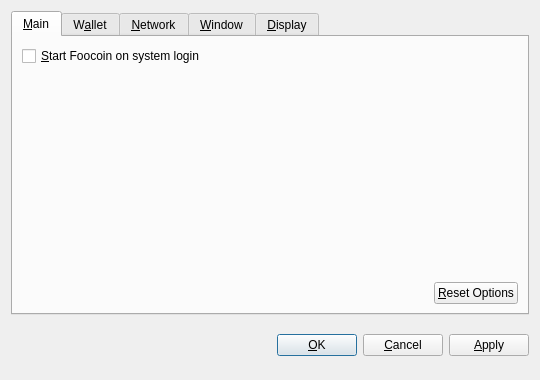
<?xml version="1.0" encoding="UTF-8"?>
<ui version="4.0">
 <class>OptionsDialog</class>
 <widget class="QDialog" name="OptionsDialog">
  <property name="geometry">
   <rect>
    <x>0</x>
    <y>0</y>
    <width>540</width>
    <height>380</height>
   </rect>
  </property>
  <property name="windowTitle">
   <string>Options</string>
  </property>
  <property name="modal">
   <bool>true</bool>
  </property>
  <layout class="QVBoxLayout" name="verticalLayout">
   <item>
    <widget class="QTabWidget" name="tabWidget">
     <property name="tabPosition">
      <enum>QTabWidget::North</enum>
     </property>
     <property name="currentIndex">
      <number>0</number>
     </property>
     <widget class="QWidget" name="tabMain">
      <attribute name="title">
       <string>&amp;Main</string>
      </attribute>
      <layout class="QVBoxLayout" name="verticalLayout_Main">
       <item>
        <widget class="QCheckBox" name="bitcoinAtStartup">
         <property name="toolTip">
          <string>Automatically start Foocoin after logging in to the system.</string>
         </property>
         <property name="text">
          <string>&amp;Start Foocoin on system login</string>
         </property>
        </widget>
       </item>
       <item>
        <spacer name="verticalSpacer_Main">
         <property name="orientation">
          <enum>Qt::Vertical</enum>
         </property>
         <property name="sizeHint" stdset="0">
          <size>
           <width>20</width>
           <height>40</height>
          </size>
         </property>
        </spacer>
       </item>
       <item>
        <layout class="QHBoxLayout" name="horizontalLayout_2_Main">
         <item>
          <spacer name="horizontalSpacer_2_Main">
           <property name="orientation">
            <enum>Qt::Horizontal</enum>
           </property>
           <property name="sizeHint" stdset="0">
            <size>
             <width>40</width>
             <height>20</height>
            </size>
           </property>
          </spacer>
         </item>
         <item>
          <widget class="QPushButton" name="resetButton">
           <property name="toolTip">
            <string>Reset all client options to default.</string>
           </property>
           <property name="text">
            <string>&amp;Reset Options</string>
           </property>
           <property name="autoDefault">
            <bool>false</bool>
           </property>
          </widget>
         </item>
        </layout>
       </item>
      </layout>
     </widget>
     <widget class="QWidget" name="tabWallet">
      <attribute name="title">
       <string>W&amp;allet</string>
      </attribute>
      <layout class="QVBoxLayout" name="verticalLayout_Network">
       <item>
        <widget class="QLabel" name="transactionFeeInfoLabel">
         <property name="text">
          <string>Optional transaction fee per kB that helps make sure your transactions are processed quickly. Most transactions are 1 kB.</string>
         </property>
         <property name="textFormat">
          <enum>Qt::PlainText</enum>
         </property>
         <property name="wordWrap">
          <bool>true</bool>
         </property>
        </widget>
       </item>
       <item>
        <layout class="QHBoxLayout" name="horizontalLayout_1_Main">
         <item>
          <widget class="QLabel" name="transactionFeeLabel">
           <property name="text">
            <string>Pay transaction &amp;fee</string>
           </property>
           <property name="textFormat">
            <enum>Qt::PlainText</enum>
           </property>
           <property name="buddy">
            <cstring>transactionFee</cstring>
           </property>
          </widget>
         </item>
         <item>
          <widget class="BitcoinAmountField" name="transactionFee"/>
         </item>
         <item>
          <spacer name="horizontalSpacer_1_Main">
           <property name="orientation">
            <enum>Qt::Horizontal</enum>
           </property>
           <property name="sizeHint" stdset="0">
            <size>
             <width>40</width>
             <height>20</height>
            </size>
           </property>
          </spacer>
         </item>
        </layout>
       </item>
       <item>
        <widget class="QLabel" name="label">
         <property name="text">
          <string>If you disable the spending of unconfirmed change, the change from a transaction cannot be used until that transaction has at least one confirmation. This also affects how your balance is computed.</string>
         </property>
         <property name="wordWrap">
          <bool>true</bool>
         </property>
        </widget>
       </item>
       <item>
        <widget class="QCheckBox" name="spendZeroConfChange">
         <property name="text">
          <string>Spend unconfirmed change  (experts only)</string>
         </property>
        </widget>
       </item>
       <item>
        <spacer name="verticalSpacer">
         <property name="orientation">
          <enum>Qt::Vertical</enum>
         </property>
         <property name="sizeHint" stdset="0">
          <size>
           <width>20</width>
           <height>40</height>
          </size>
         </property>
        </spacer>
       </item>
      </layout>
     </widget>
     <widget class="QWidget" name="tabNetwork">
      <attribute name="title">
       <string>&amp;Network</string>
      </attribute>
      <layout class="QVBoxLayout" name="verticalLayout_Network">
       <item>
        <widget class="QCheckBox" name="mapPortUpnp">
         <property name="toolTip">
          <string>Automatically open the Foocoin client port on the router. This only works when your router supports UPnP and it is enabled.</string>
         </property>
         <property name="text">
          <string>Map port using &amp;UPnP</string>
         </property>
        </widget>
       </item>
       <item>
        <widget class="QCheckBox" name="connectSocks">
         <property name="toolTip">
          <string>Connect to the Foocoin network through a SOCKS proxy (e.g. when connecting through Tor).</string>
         </property>
         <property name="text">
          <string>&amp;Connect through SOCKS proxy:</string>
         </property>
        </widget>
       </item>
       <item>
        <layout class="QHBoxLayout" name="horizontalLayout_Network">
         <item>
          <widget class="QLabel" name="proxyIpLabel">
           <property name="text">
            <string>Proxy &amp;IP:</string>
           </property>
           <property name="textFormat">
            <enum>Qt::PlainText</enum>
           </property>
           <property name="buddy">
            <cstring>proxyIp</cstring>
           </property>
          </widget>
         </item>
         <item>
          <widget class="QValidatedLineEdit" name="proxyIp">
           <property name="maximumSize">
            <size>
             <width>140</width>
             <height>16777215</height>
            </size>
           </property>
           <property name="toolTip">
            <string>IP address of the proxy (e.g. 127.0.0.1)</string>
           </property>
          </widget>
         </item>
         <item>
          <widget class="QLabel" name="proxyPortLabel">
           <property name="text">
            <string>&amp;Port:</string>
           </property>
           <property name="textFormat">
            <enum>Qt::PlainText</enum>
           </property>
           <property name="buddy">
            <cstring>proxyPort</cstring>
           </property>
          </widget>
         </item>
         <item>
          <widget class="QLineEdit" name="proxyPort">
           <property name="maximumSize">
            <size>
             <width>55</width>
             <height>16777215</height>
            </size>
           </property>
           <property name="toolTip">
            <string>Port of the proxy (e.g. 9050)</string>
           </property>
          </widget>
         </item>
         <item>
          <widget class="QLabel" name="socksVersionLabel">
           <property name="text">
            <string>SOCKS &amp;Version:</string>
           </property>
           <property name="textFormat">
            <enum>Qt::PlainText</enum>
           </property>
           <property name="buddy">
            <cstring>socksVersion</cstring>
           </property>
          </widget>
         </item>
         <item>
          <widget class="QValueComboBox" name="socksVersion">
           <property name="toolTip">
            <string>SOCKS version of the proxy (e.g. 5)</string>
           </property>
          </widget>
         </item>
         <item>
          <spacer name="horizontalSpacer_Network">
           <property name="orientation">
            <enum>Qt::Horizontal</enum>
           </property>
           <property name="sizeHint" stdset="0">
            <size>
             <width>40</width>
             <height>20</height>
            </size>
           </property>
          </spacer>
         </item>
        </layout>
       </item>
       <item>
        <spacer name="verticalSpacer_Network">
         <property name="orientation">
          <enum>Qt::Vertical</enum>
         </property>
         <property name="sizeHint" stdset="0">
          <size>
           <width>20</width>
           <height>40</height>
          </size>
         </property>
        </spacer>
       </item>
      </layout>
     </widget>
     <widget class="QWidget" name="tabWindow">
      <attribute name="title">
       <string>&amp;Window</string>
      </attribute>
      <layout class="QVBoxLayout" name="verticalLayout_Window">
       <item>
        <widget class="QCheckBox" name="minimizeToTray">
         <property name="toolTip">
          <string>Show only a tray icon after minimizing the window.</string>
         </property>
         <property name="text">
          <string>&amp;Minimize to the tray instead of the taskbar</string>
         </property>
        </widget>
       </item>
       <item>
        <widget class="QCheckBox" name="minimizeOnClose">
         <property name="toolTip">
          <string>Minimize instead of exit the application when the window is closed. When this option is enabled, the application will be closed only after selecting Quit in the menu.</string>
         </property>
         <property name="text">
          <string>M&amp;inimize on close</string>
         </property>
        </widget>
       </item>
       <item>
        <spacer name="verticalSpacer_Window">
         <property name="orientation">
          <enum>Qt::Vertical</enum>
         </property>
         <property name="sizeHint" stdset="0">
          <size>
           <width>20</width>
           <height>40</height>
          </size>
         </property>
        </spacer>
       </item>
      </layout>
     </widget>
     <widget class="QWidget" name="tabDisplay">
      <attribute name="title">
       <string>&amp;Display</string>
      </attribute>
      <layout class="QVBoxLayout" name="verticalLayout_Display">
       <item>
        <layout class="QHBoxLayout" name="horizontalLayout_1_Display">
         <item>
          <widget class="QLabel" name="langLabel">
           <property name="text">
            <string>User Interface &amp;language:</string>
           </property>
           <property name="textFormat">
            <enum>Qt::PlainText</enum>
           </property>
           <property name="buddy">
            <cstring>lang</cstring>
           </property>
          </widget>
         </item>
         <item>
          <widget class="QValueComboBox" name="lang">
           <property name="toolTip">
            <string>The user interface language can be set here. This setting will take effect after restarting Foocoin.</string>
           </property>
          </widget>
         </item>
        </layout>
       </item>
       <item>
        <layout class="QHBoxLayout" name="horizontalLayout_2_Display">
         <item>
          <widget class="QLabel" name="unitLabel">
           <property name="text">
            <string>&amp;Unit to show amounts in:</string>
           </property>
           <property name="textFormat">
            <enum>Qt::PlainText</enum>
           </property>
           <property name="buddy">
            <cstring>unit</cstring>
           </property>
          </widget>
         </item>
         <item>
          <widget class="QValueComboBox" name="unit">
           <property name="toolTip">
            <string>Choose the default subdivision unit to show in the interface and when sending coins.</string>
           </property>
          </widget>
         </item>
        </layout>
       </item>
       <item>
        <widget class="QCheckBox" name="displayAddresses">
         <property name="toolTip">
          <string>Whether to show Foocoin addresses in the transaction list or not.</string>
         </property>
         <property name="text">
          <string>&amp;Display addresses in transaction list</string>
         </property>
        </widget>
       </item>
       <item>
        <widget class="QCheckBox" name="coinControlFeatures">
         <property name="toolTip">
          <string>Whether to show coin control features or not.</string>
         </property>
         <property name="text">
          <string>Display coin &amp;control features (experts only!)</string>
         </property>
        </widget>
       </item>
       <item>
        <spacer name="verticalSpacer_Display">
         <property name="orientation">
          <enum>Qt::Vertical</enum>
         </property>
         <property name="sizeHint" stdset="0">
          <size>
           <width>20</width>
           <height>40</height>
          </size>
         </property>
        </spacer>
       </item>
      </layout>
     </widget>
    </widget>
   </item>
   <item>
    <layout class="QHBoxLayout" name="horizontalLayout_Buttons">
     <item>
      <spacer name="horizontalSpacer_1">
       <property name="orientation">
        <enum>Qt::Horizontal</enum>
       </property>
       <property name="sizeHint" stdset="0">
        <size>
         <width>40</width>
         <height>48</height>
        </size>
       </property>
      </spacer>
     </item>
     <item>
      <widget class="QLabel" name="statusLabel">
       <property name="font">
        <font>
         <weight>75</weight>
         <bold>true</bold>
        </font>
       </property>
       <property name="text">
        <string/>
       </property>
       <property name="textFormat">
        <enum>Qt::PlainText</enum>
       </property>
       <property name="wordWrap">
        <bool>true</bool>
       </property>
      </widget>
     </item>
     <item>
      <spacer name="horizontalSpacer_2">
       <property name="orientation">
        <enum>Qt::Horizontal</enum>
       </property>
       <property name="sizeHint" stdset="0">
        <size>
         <width>40</width>
         <height>48</height>
        </size>
       </property>
      </spacer>
     </item>
     <item>
      <widget class="QPushButton" name="okButton">
       <property name="text">
        <string>&amp;OK</string>
       </property>
      </widget>
     </item>
     <item>
      <widget class="QPushButton" name="cancelButton">
       <property name="text">
        <string>&amp;Cancel</string>
       </property>
       <property name="autoDefault">
        <bool>false</bool>
       </property>
      </widget>
     </item>
     <item>
      <widget class="QPushButton" name="applyButton">
       <property name="text">
        <string>&amp;Apply</string>
       </property>
       <property name="autoDefault">
        <bool>false</bool>
       </property>
      </widget>
     </item>
    </layout>
   </item>
  </layout>
 </widget>
 <customwidgets>
  <customwidget>
   <class>BitcoinAmountField</class>
   <extends>QSpinBox</extends>
   <header>bitcoinamountfield.h</header>
  </customwidget>
  <customwidget>
   <class>QValueComboBox</class>
   <extends>QComboBox</extends>
   <header>qvaluecombobox.h</header>
  </customwidget>
  <customwidget>
   <class>QValidatedLineEdit</class>
   <extends>QLineEdit</extends>
   <header>qvalidatedlineedit.h</header>
  </customwidget>
 </customwidgets>
 <resources/>
 <connections/>
</ui>
